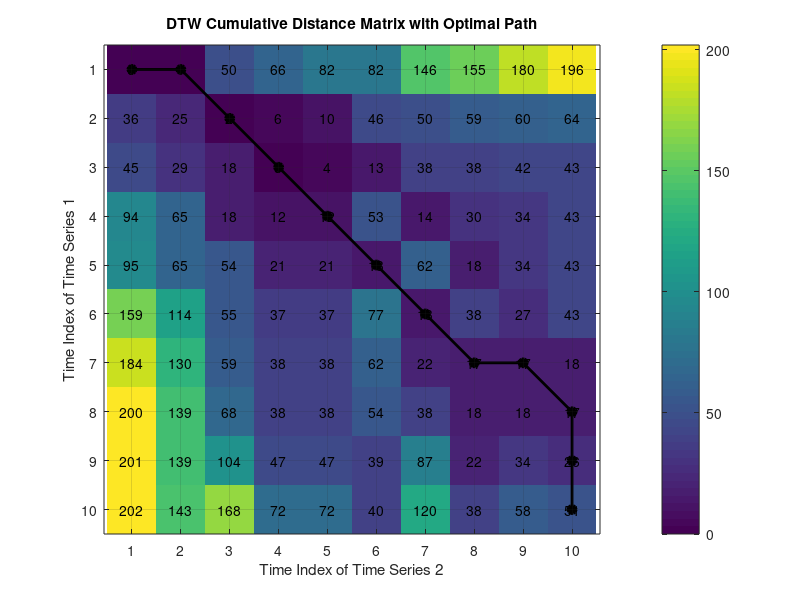

The MATLAB script that drew this image:
close all; clc; clear all;

% 定义两个时间序列
ts1 = [1,7,4,8,2,9,6,5,2,0];
ts2 = [1,2,8,5,5,1,9,4,6,5];

% 获取时间序列的长度
m = length(ts1);
n = length(ts2);

% 初始化距离矩阵
D = zeros(m, n);

% 计算欧氏距离矩阵
for i = 1:m
    for j = 1:n
        D(i,j) = (ts1(i) - ts2(j))^2;
    end
end

% 累积距离矩阵的初始化
C = zeros(m, n);
C(1, 1) = D(1, 1);

% 计算累积距离矩阵
for i = 2:m
    C(i, 1) = D(i, 1) + C(i-1, 1);
end

for j = 2:n
    C(1, j) = D(1, j) + C(1, j-1);
end

for i = 2:m
    for j = 2:n
        C(i, j) = D(i, j) + min([C(i-1, j), C(i, j-1), C(i-1, j-1)]);
    end
end

% 回溯最优路径
ix = m;
iy = n;
path_ix = [m];
path_iy = [n];

while ix > 1 || iy > 1
    if ix == 1
        iy = iy - 1;
    elseif iy == 1
        ix = ix - 1;
    else
        [~, idx] = min([C(ix-1, iy), C(ix, iy-1), C(ix-1, iy-1)]);
        if idx == 1
            ix = ix - 1;
        elseif idx == 2
            iy = iy - 1;
        else
            ix = ix - 1;
            iy = iy - 1;
        end
    end
    path_ix = [ix, path_ix];
    path_iy = [iy, path_iy];
end

% 绘制m×n的矩阵，并标注每个格点的DTW累积距离
figure;
imagesc(C); % 绘制累积DTW距离矩阵
colorbar;   % 添加颜色条，显示距离的范围
title('DTW Cumulative Distance Matrix with Optimal Path');
xlabel('Time Index of Time Series 2');
ylabel('Time Index of Time Series 1');
axis equal;
hold on;

% 在每个格点标注DTW距离值
for i = 1:m
    for j = 1:n
        text(j, i, sprintf('%d', C(i,j)), 'HorizontalAlignment', 'center', 'VerticalAlignment', 'middle');
    end
end

% 绘制最优路径，并将路径上的点用深色标注
plot(path_iy, path_ix, 'ko-', 'LineWidth', 2, 'MarkerFaceColor', 'k');  % 'k'表示黑色

% 设置格点线条
set(gca, 'XTick', 1:n, 'YTick', 1:m);
grid on;
